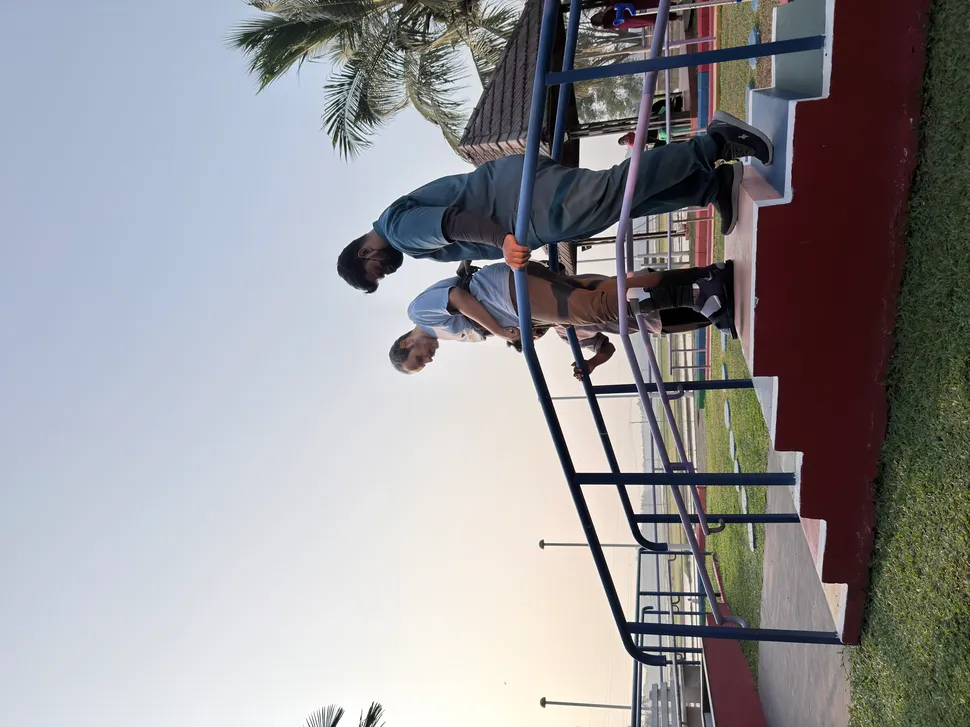
#> input picture Assets/Therapies/Physiotherapy/IMG_3264.webp, 970 x 727 px, shrunk from 8064 x 6048 before the run, given in place of IMG_3264.JPG, which was not available
$ python rotate_physio.py
#> lines starting #> are read from the running program, lines starting #| are printed output that depends on the picture; pictures that were not available may be replaced by others from this repository, and a replacement may not be noted
from PIL import Image
import os

src = r"Assets/Therapies/Physiotherapy/IMG_3264.JPG"
dst = r"Assets/rehab/th_physiotherapy.webp"

if os.path.exists(src):
    img = Image.open(src)
#> img is the input picture: PIL image 970x727 RGB; mean R, G, B 147, 146.1, 149
    # Rotate 90 degrees clockwise
    img = img.transpose(Image.ROTATE_270)
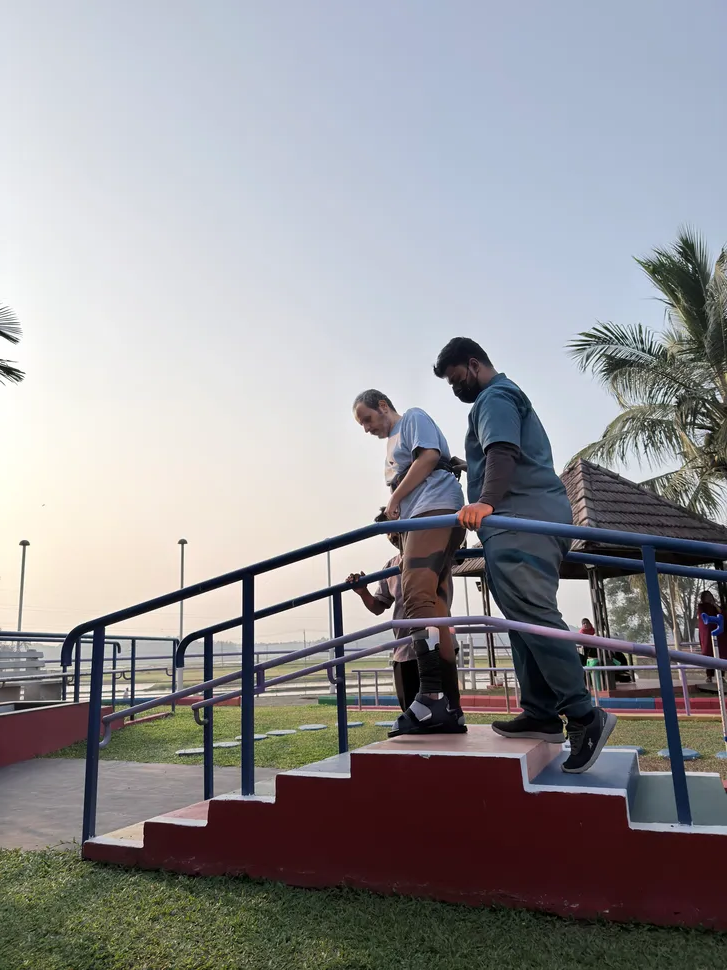
#> img: PIL image 727x970 RGB; mean R, G, B 147, 146.1, 149

    # Now crop to 4:3
    w, h = img.size
#> w = 727; h = 970
    target_aspect = 4 / 3
    current_aspect = w / h
#> current_aspect = 0.749

    if current_aspect > target_aspect:
        # wider than target
        new_w = int(h * target_aspect)
        left = (w - new_w) // 2
        img = img.crop((left, 0, left + new_w, h))
    else:
        # taller than target
        new_h = int(w / target_aspect)
#> new_h = 545
        top = int((h - new_h) * 0.35) # keep faces/action visible
#> top = 148
        img = img.crop((0, top, w, top + new_h))
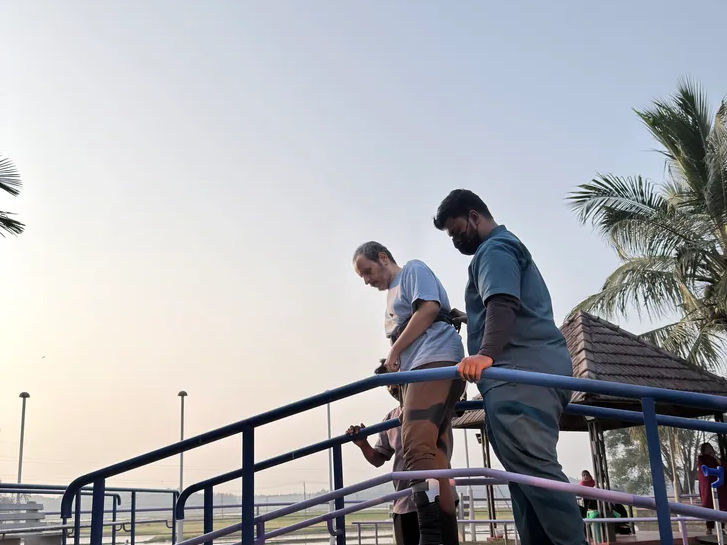
#> img: PIL image 727x545 RGB; mean R, G, B 172.2, 173.4, 177.3

    img = img.convert("RGB")
    img.save(dst, "WEBP", quality=85)
    print(f"Successfully rotated and cropped {src} to {dst}")
else:
    print(f"Source file not found: {src}")

$ run again, with Assets/Therapies/Physiotherapy/IMG_9879.webp copied over Assets/Therapies/Physiotherapy/IMG_3264.webp
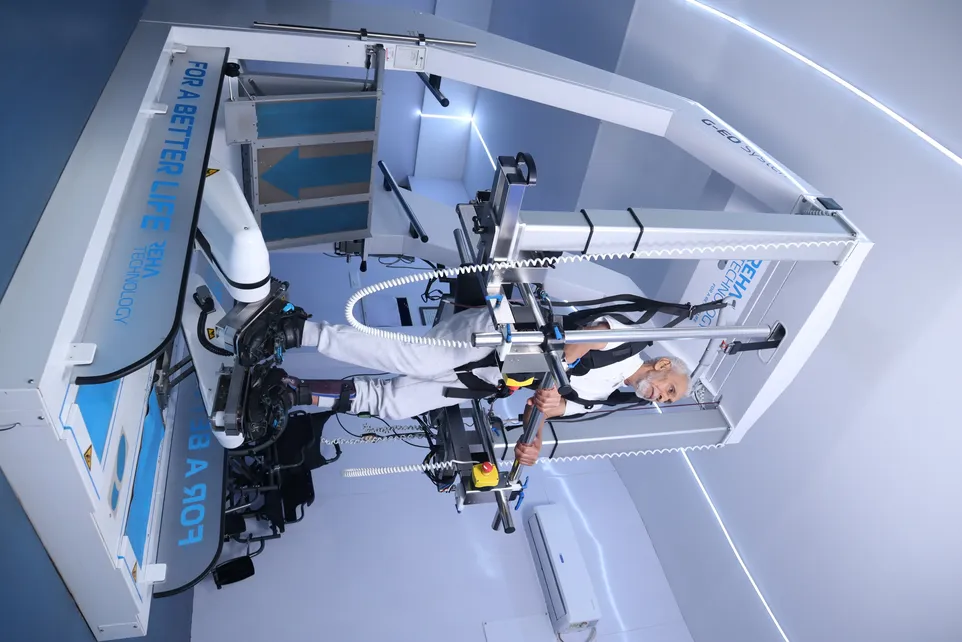
#> input picture Assets/Therapies/Physiotherapy/IMG_9879.webp, 962 x 642 px, shrunk from 6000 x 4000 before the run, given in place of IMG_3264.JPG, which was not available
#> img is the input picture: PIL image 962x642 RGB; mean R, G, B 135.2, 148.7, 177.7
#> `img = img.transpose(Image.ROTATE_270)`:
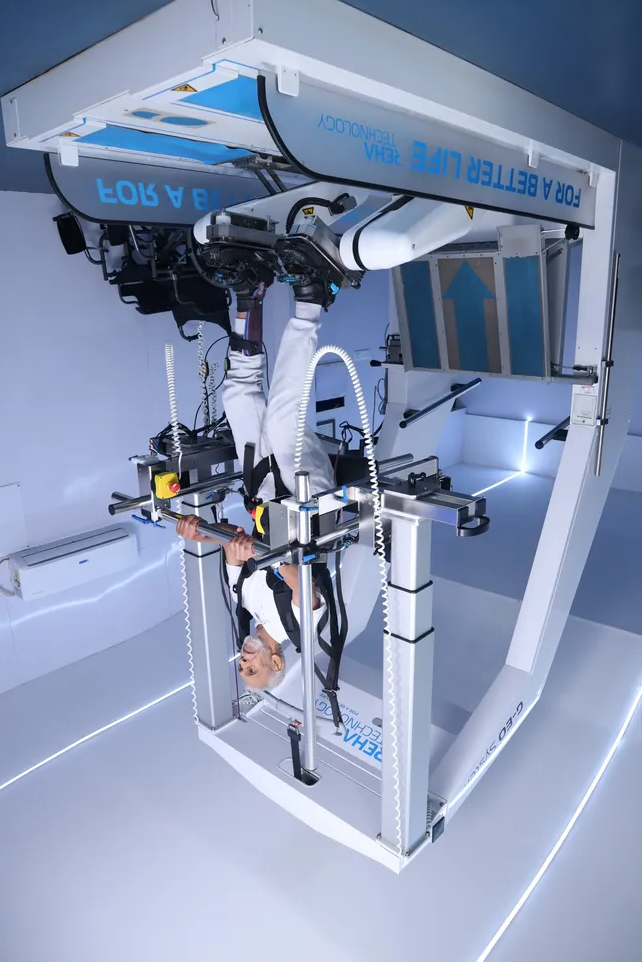
#> img: PIL image 642x962 RGB; mean R, G, B 135.2, 148.7, 177.7
#> `img = img.crop((0, top, w, top + new_h))`:
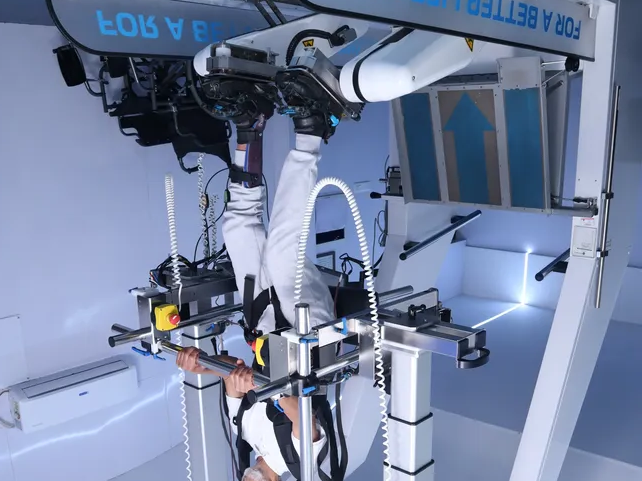
#> img: PIL image 642x481 RGB; mean R, G, B 118, 131.3, 161.1

$ run again, with Assets/Therapies/Physiotherapy/04.webp copied over Assets/Therapies/Physiotherapy/IMG_3264.webp
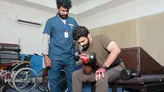
#> input picture Assets/Therapies/Physiotherapy/04.webp, 164 x 92 px, shrunk from 1024 x 576 before the run, given in place of IMG_3264.JPG, which was not available
#> img is the input picture: PIL image 164x92 RGB; mean R, G, B 130.2, 130.4, 130.8
#> `img = img.transpose(Image.ROTATE_270)`:
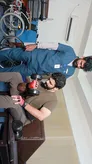
#> img: PIL image 92x164 RGB; mean R, G, B 130.2, 130.4, 130.8
#> `img = img.crop((0, top, w, top + new_h))`:
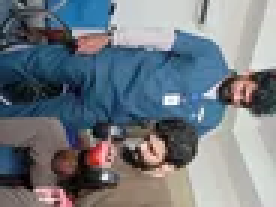
#> img: PIL image 92x69 RGB (shown 3 times larger); mean R, G, B 113.4, 121.2, 129
